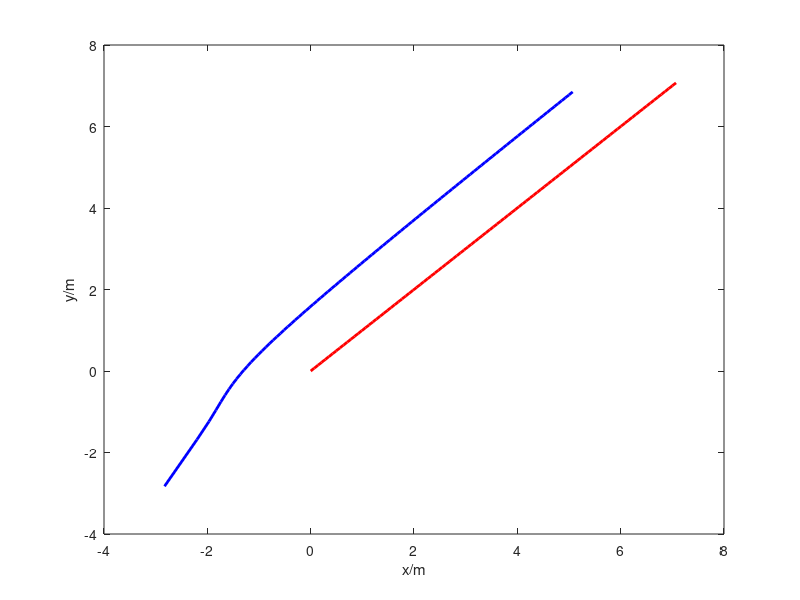

This figure's MATLAB source:
%% Leader2距离控制
% Author: Yao Chengtao
% 2018/11/10

%% 初始化参数
% 初始位置 Leader1:(0, 0) Leader2(-2sqrt(2),-sqrt(2)/2)
% Leader1初始偏航角:pi/4
% 假定Leader1匀速飞行 v1 = [v1x = sqrt(2)/2; v1y = sqrt(2)/2]
% 设置Leader1的轨迹 x1 = [v1x*t; v1y*t]
% 控制Leader2和Leader1之间保持距离（2, 2）->变为（2,0）
% Leader2初始速度为（0,0）

t = 0:0.1:10;
% Leader1参数
v1x = sqrt(2)/2;
v1y = sqrt(2)/2;
v1 = [v1x; v1y];
x1 = v1.*t;

% Leader2参数
% x2 = [t.*v1y-exp(4.*t)./((exp(8.*t)./4-1/8).^(1/2)); t.*v1y-exp(4.*t)./((exp(8.*t)./4+7/4).^(1/2))];
x2 = [t.*v1y-exp(4.*t)./((exp(8.*t)./4-1/8).^(1/2)); t.*v1y-1./((2.*t+1/8).^(1/2))];
plot(x1(1,:), x1(2,:),'r-','LineWidth',2);hold on
plot(x2(1,:), x2(2,:),'b','LineWidth',2);hold on

xlabel('x/m');
ylabel('y/m');
